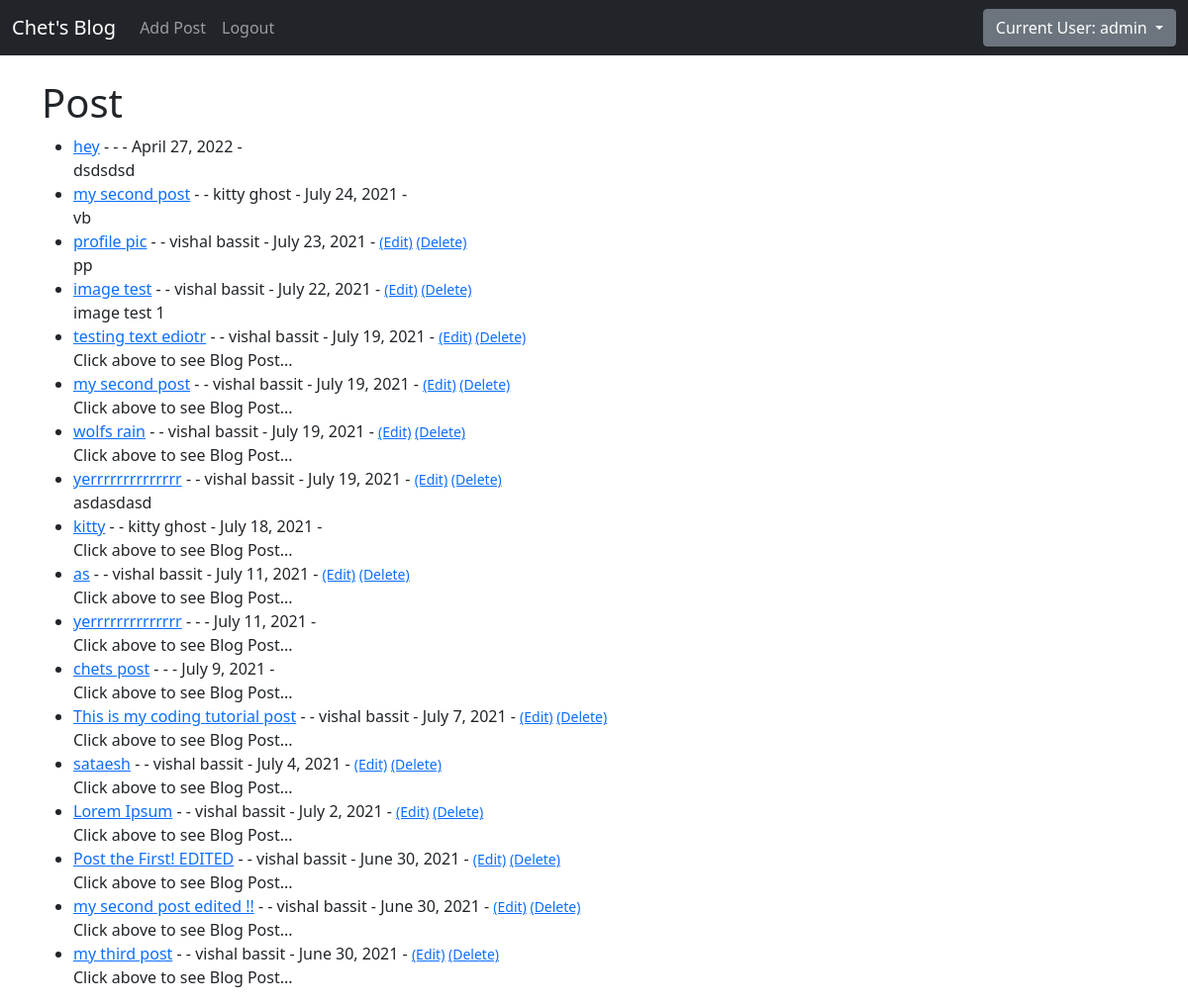
The app's page / (signed in), older data.
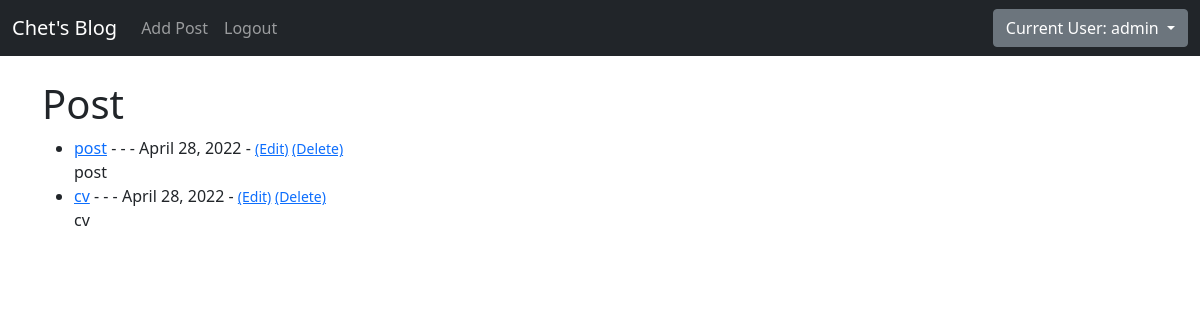
The same page, newer data.
### theblog/models.py (models this page shows, shortened)
class Post(models.Model):
	title = models.CharField(max_length=255)
	header_image = models.ImageField(null=True, blank=True, upload_to='images/')
	title_tag = models.CharField(max_length=255)
	author = models.ForeignKey(User, on_delete=models.CASCADE)
	body = RichTextField(blank=True, null=True)
	post_date = models.DateField(auto_now_add=True)
	category = models.CharField(max_length=255, default='coding')
	snippet = models.CharField(max_length=255)
	likes = models.ManyToManyField(User, related_name='blog_posts')
	dislikes = models.ManyToManyField(User, related_name='dislike_blog_posts')

### theblog/views.py (the view)
# urls.py: path('', HomeView.as_view(), name='home'),
class HomeView(ListView):
	model = Post
	template_name = 'home.html'
	ordering = ['-post_date']
	def get_context_data(self, *args, **kwargs):
		context = super(HomeView, self).get_context_data(*args, **kwargs)
		return context

### theblog/templates/home.html (shortened to what this page needs)
{% extends 'base.html' %}
{% block content %}
<h1>Post</h1>
<ul>
{% for post in object_list %}
	<li><a href="{% url 'article-detail' post.pk %}">{{post.title}}</a> -
	- {{post.author.first_name}} {{post.author.last_name}} - {{ post.post_date }} -
	<small>
	{% if user.is_authenticated %}
		{% if user.id == post.author.id %}
			<a href="{% url 'update_post' post.pk%}">(Edit)</a>
			<a href="{% url 'delete_post' post.pk%}">(Delete)</a>
		{% endif %}
	</small> <br>
	{{ post.snippet }}</li>
{% endfor %}
</ul>
{% endblock %}

### theblog/templates/base.html (shortened to what this page needs)
{% load static %}
<!doctype html>
<html lang="en">
  <head>
    <link rel="stylesheet" href="/static/theblog/images">
    <link rel="stylesheet" href="/static/theblog/css/style.css">
    <link href="https://cdn.jsdelivr.net/npm/bootstrap@5.0.2/dist/css/bootstrap.min.css" rel="stylesheet">
  </head>
  <body>
    <nav class="navbar navbar-expand-lg navbar-dark bg-dark">
      <div class="container-fluid">
        <a class="navbar-brand" href="{% url 'home' %}">Chet's Blog</a>
        <div class="collapse navbar-collapse" id="navbarSupportedContent">
          <ul class="navbar-nav me-auto mb-2 mb-lg-0">
            {% if user.is_authenticated %}
              <li class="nav-item">
                <a class="nav-link" href="{% url 'add_post' %}">Add Post</a>
              </li>
              <li class="nav-item">
                <a class="nav-link" href="{% url 'logout' %}">Logout</a>
              </li>
            {% endif %}
          </ul>
          {% if user.is_authenticated %}
            <div class="dropdown">
              <button class="btn btn-secondary dropdown-toggle" type="button" id="dropdownMenuButton1" data-bs-toggle="dropdown" aria-expanded="false">
                Current User: {{ user.username }}
              </button>
            </div>
          {% endif %}
        </div>
      </div>
    </nav>
    <br/>
    <div class="container">
      {% block content %}
      {% endblock %}
    </div>
  </body>
</html>

Row changes from the older to the newer data that the page shows:
removed Post: title "hey", post_date "April 27, 2022", snippet "dsdsdsd"
removed Post: title "my second post", author.first_name "kitty", author.last_name "ghost", post_date "July 24, 2021", snippet "vb"
removed Post: title "profile pic", author.first_name "vishal", author.last_name "bassit", post_date "July 23, 2021", shows "(Edit)", snippet "pp"
removed Post: title "image test", author.first_name "vishal", author.last_name "bassit", post_date "July 22, 2021", shows "(Edit)", snippet "image test 1"
removed Post: title "testing text ediotr", author.first_name "vishal", author.last_name "bassit", post_date "July 19, 2021", shows "(Edit)", snippet "Click above to see Blog Post..."
removed Post: title "my second post", author.first_name "vishal", author.last_name "bassit", post_date "July 19, 2021", shows "(Edit)", snippet "Click above to see Blog Post..."
removed Post: title "wolfs rain", author.first_name "vishal", author.last_name "bassit", post_date "July 19, 2021", shows "(Edit)", snippet "Click above to see Blog Post..."
removed Post: title "yerrrrrrrrrrrrrr", author.first_name "vishal", author.last_name "bassit", post_date "July 19, 2021", shows "(Edit)", snippet "asdasdasd"
removed Post: title "kitty", author.first_name "kitty", author.last_name "ghost", post_date "July 18, 2021", snippet "Click above to see Blog Post..."
removed Post: title "as", author.first_name "vishal", author.last_name "bassit", post_date "July 11, 2021", shows "(Edit)", snippet "Click above to see Blog Post..."
removed Post: title "yerrrrrrrrrrrrrr", post_date "July 11, 2021", snippet "Click above to see Blog Post..."
removed Post: title "chets post", post_date "July 9, 2021", snippet "Click above to see Blog Post..."
removed Post: title "This is my coding tutorial post", author.first_name "vishal", author.last_name "bassit", post_date "July 7, 2021", shows "(Edit)", snippet "Click above to see Blog Post..."
removed Post: title "sataesh", author.first_name "vishal", author.last_name "bassit", post_date "July 4, 2021", shows "(Edit)", snippet "Click above to see Blog Post..."
removed Post: title "Lorem Ipsum", author.first_name "vishal", author.last_name "bassit", post_date "July 2, 2021", shows "(Edit)", snippet "Click above to see Blog Post..."
removed Post: title "my third post", author.first_name "vishal", author.last_name "bassit", post_date "June 30, 2021", shows "(Edit)", snippet "Click above to see Blog Post..."
changed Post: title "Post the First! EDITED" → "post"; post_date "June 30, 2021" → "April 28, 2022"; snippet "Click above to see Blog Post..." → "post"; author.first_name "vishal" → (not shown); author.last_name "bassit" → (not shown)
changed Post (number 2 of 2 on the later page): title "my second post edited !!" → "cv"; post_date "June 30, 2021" → "April 28, 2022"; snippet "Click above to see Blog Post..." → "cv"; author.first_name "vishal" → (not shown); author.last_name "bassit" → (not shown)
